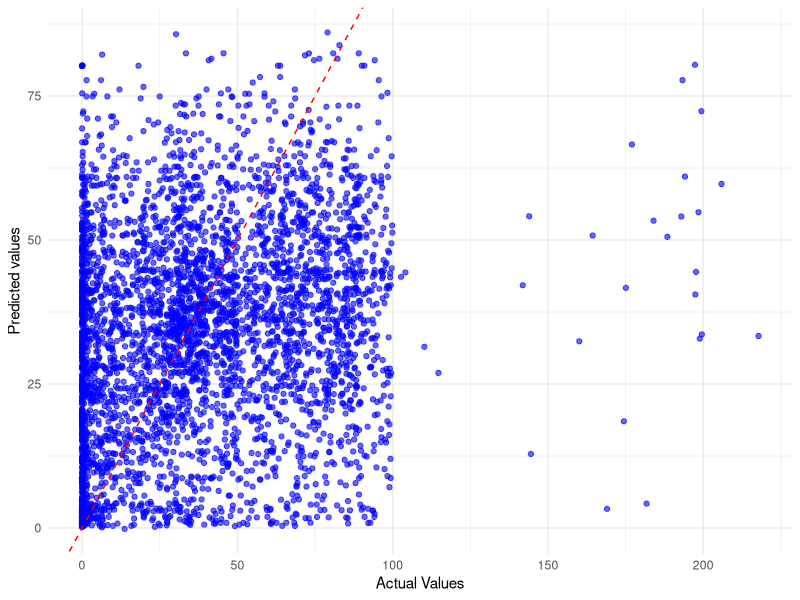
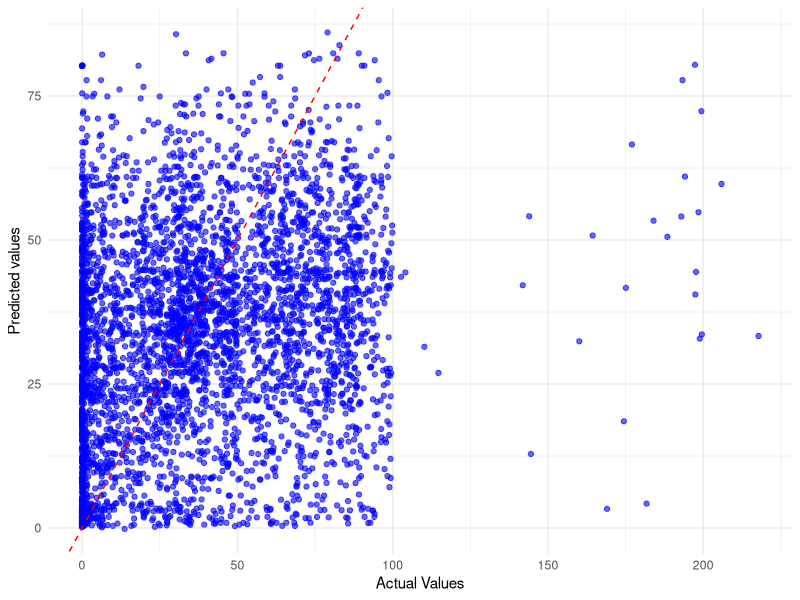

Write the R code that produced these figures, in order.

# Load necessary libraries
library(ggplot2)

# Load the data
data <- read.csv("predict_data_AR.csv")

# Create the plot
ggplot(data, aes(x = AR, y = predicted)) +
  geom_point(color = 'blue', alpha = 0.6) +  # Adds points with some transparency
  geom_abline(intercept = 0, slope = 1, color = 'red', linetype = "dashed") +  # Adds the y=x reference line
  labs(
       x = "Actual Values",
       y = "Predicted values") +
  theme_minimal() +
  theme(plot.title = element_text(hjust = 0.5))

# Save the plot as a PNG file
ggsave("ar_comp.png")
